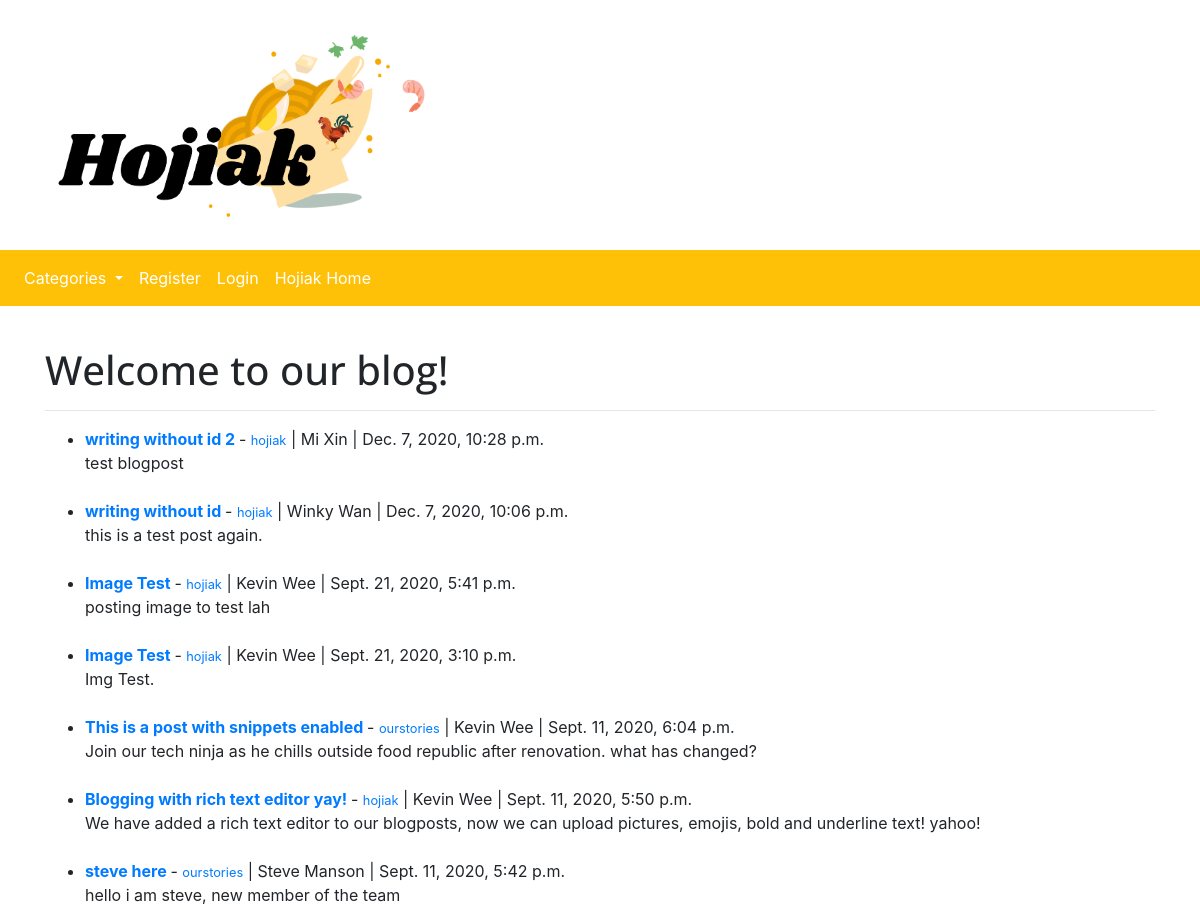
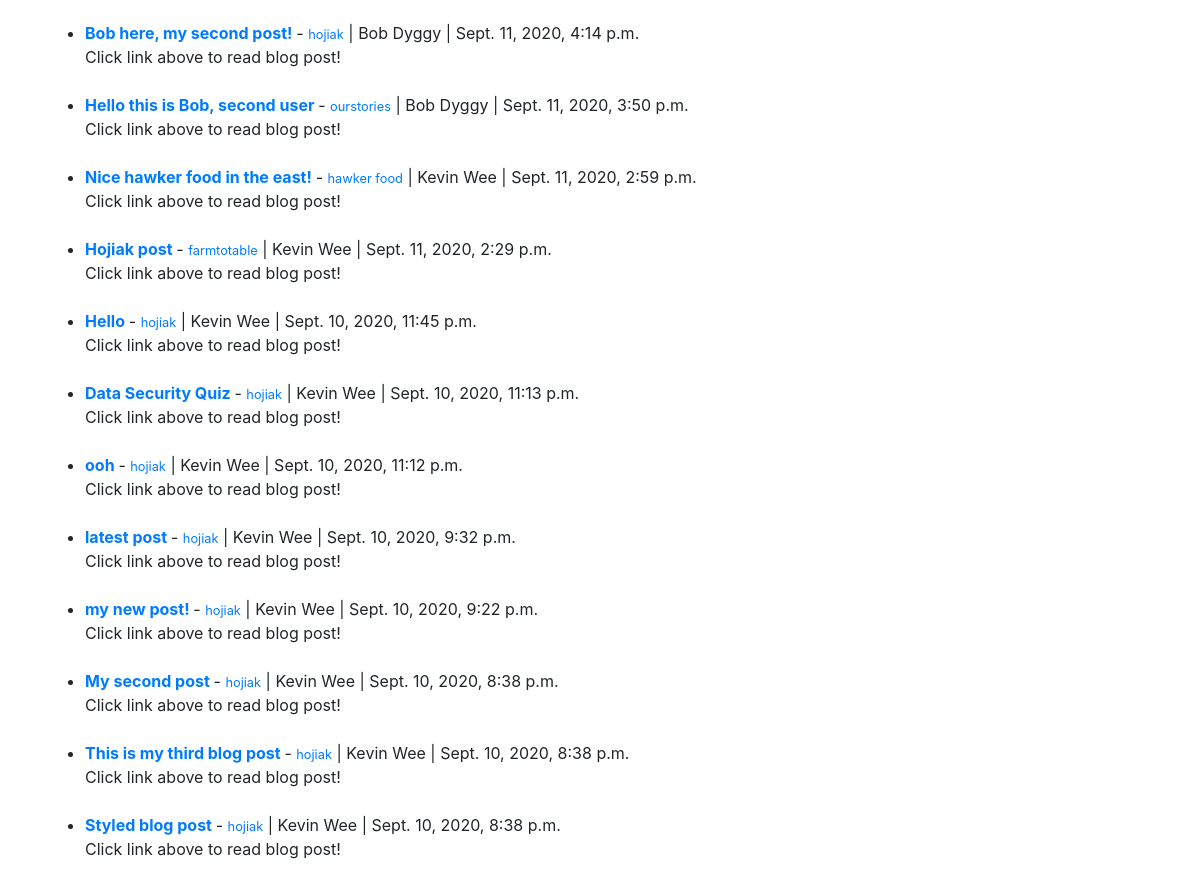
Page /theblog/ on the earlier database version (2 pictures, top to bottom).
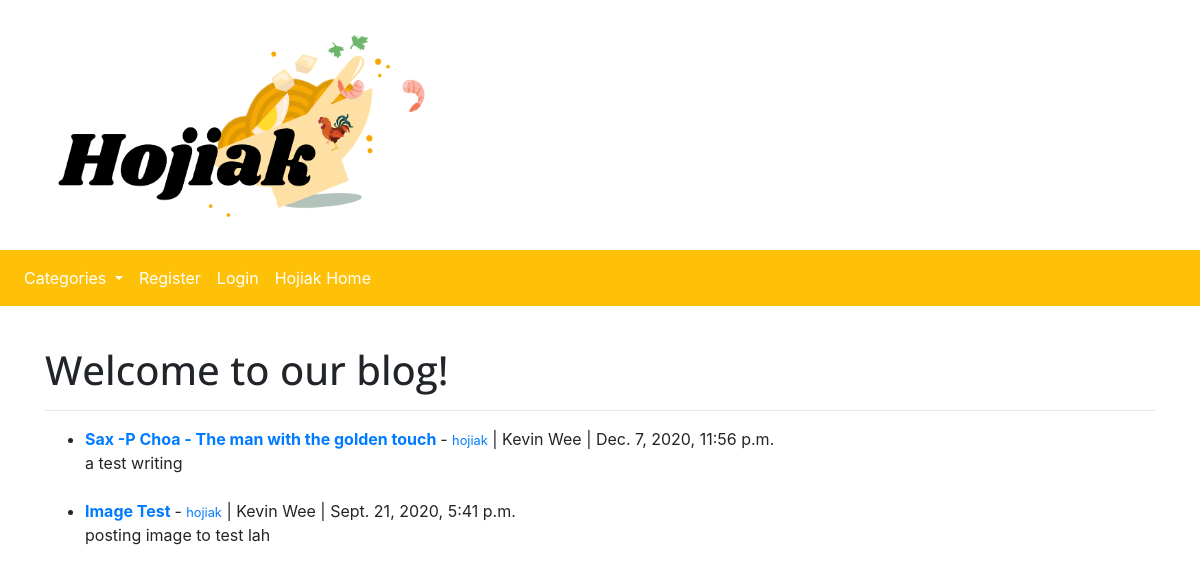
Same page on the later database version.
### theblog/models.py (models this page shows, shortened)
class Post(models.Model):
    title = models.CharField(max_length=255)
    header_image = models.ImageField(null=True, blank=True, upload_to="images/")
    title_tag = models.CharField(max_length=255)
    author = models.ForeignKey(User, on_delete=models.CASCADE)
    body = RichTextField(blank=True, null=True)
    post_date = models.DateTimeField(auto_now_add=True)
    category = models.CharField(max_length=255, default='hojiak')
    snippet = models.CharField(max_length=255)
    likes = models.ManyToManyField(User, related_name='blog_posts')

### theblog/views.py (the view)
# urls.py: path('', HomeView.as_view(), name='homeview'),
class HomeView(ListView):
    model = Post
    template_name = 'homeview.html'
    ordering = ['-post_date']
    def get_context_data(self, *args, **kwargs):
        cat_menu = Category.objects.all()
        context = super(HomeView, self).get_context_data(*args, **kwargs)
        context["cat_menu"] = cat_menu
        return context

### theblog/models.py (called while the page is built)
    def __str__(self):
        return self.name

### theblog/templates/homeview.html (shortened to what this page needs)
{% extends 'base.html' %}
{% block content %}
{% load static %}
<h1> Welcome to our blog! </h1>
<hr>
<ul>
{% for post in object_list %}
   <li> <a href = "{% url 'article-detail' post.pk %}"> <strong> {{ post.title }} </strong> </a> -
   <small> <a href ="{% url 'category' post.category|slugify %}">{{ post.category }}</a></small> |
   {{ post.author.first_name }} {{ post.author.last_name }} |
   {{ post.post_date }}
   <br/>
   {{ post.snippet }}
   </li>
   <br/>
{% endfor %}
</ul>
{% endblock %}

Differences in the rows shown:
removed Post: title "writing without id 2", category "hojiak", author.first_name "Mi", author.last_name "Xin", post_date "Dec. 7, 2020, 10:28 p.m.", snippet "test blogpost"
removed Post: title "writing without id", category "hojiak", author.first_name "Winky", author.last_name "Wan", post_date "Dec. 7, 2020, 10:06 p.m.", snippet "this is a test post again."
removed Post: title "Image Test", category "hojiak", author.first_name "Kevin", author.last_name "Wee", post_date "Sept. 21, 2020, 3:10 p.m.", snippet "Img Test."
removed Post: title "This is a post with snippets enabled", category "ourstories", author.first_name "Kevin", author.last_name "Wee", post_date "Sept. 11, 2020, 6:04 p.m.", snippet "Join our tech ninja as he chills outside food republic after renovation. what has changed?"
removed Post: title "Blogging with rich text editor yay!", category "hojiak", author.first_name "Kevin", author.last_name "Wee", post_date "Sept. 11, 2020, 5:50 p.m.", snippet "We have added a rich text editor to our blogposts, now we can upload pictures, emojis, bold and underline text! yahoo!"
removed Post: title "steve here", category "ourstories", author.first_name "Steve", author.last_name "Manson", post_date "Sept. 11, 2020, 5:42 p.m.", snippet "hello i am steve, new member of the team"
removed Post: title "Bob here, my second post!", category "hojiak", author.first_name "Bob", author.last_name "Dyggy", post_date "Sept. 11, 2020, 4:14 p.m.", snippet "Click link above to read blog post!"
removed Post: title "Hello this is Bob, second user", category "ourstories", author.first_name "Bob", author.last_name "Dyggy", post_date "Sept. 11, 2020, 3:50 p.m.", snippet "Click link above to read blog post!"
removed Post: title "Nice hawker food in the east!", category "hawker food", author.first_name "Kevin", author.last_name "Wee", post_date "Sept. 11, 2020, 2:59 p.m.", snippet "Click link above to read blog post!"
removed Post: title "Hojiak post", category "farmtotable", author.first_name "Kevin", author.last_name "Wee", post_date "Sept. 11, 2020, 2:29 p.m.", snippet "Click link above to read blog post!"
removed Post: title "Hello", category "hojiak", author.first_name "Kevin", author.last_name "Wee", post_date "Sept. 10, 2020, 11:45 p.m.", snippet "Click link above to read blog post!"
removed Post: title "Data Security Quiz", category "hojiak", author.first_name "Kevin", author.last_name "Wee", post_date "Sept. 10, 2020, 11:13 p.m.", snippet "Click link above to read blog post!"
removed Post: title "ooh", category "hojiak", author.first_name "Kevin", author.last_name "Wee", post_date "Sept. 10, 2020, 11:12 p.m.", snippet "Click link above to read blog post!"
removed Post: title "latest post", category "hojiak", author.first_name "Kevin", author.last_name "Wee", post_date "Sept. 10, 2020, 9:32 p.m.", snippet "Click link above to read blog post!"
removed Post: title "my new post!", category "hojiak", author.first_name "Kevin", author.last_name "Wee", post_date "Sept. 10, 2020, 9:22 p.m.", snippet "Click link above to read blog post!"
removed Post: title "My second post", category "hojiak", author.first_name "Kevin", author.last_name "Wee", post_date "Sept. 10, 2020, 8:38 p.m.", snippet "Click link above to read blog post!"
removed Post: title "This is my third blog post", category "hojiak", author.first_name "Kevin", author.last_name "Wee", post_date "Sept. 10, 2020, 8:38 p.m.", snippet "Click link above to read blog post!"
removed Post: title "Styled blog post", category "hojiak", author.first_name "Kevin", author.last_name "Wee", post_date "Sept. 10, 2020, 8:38 p.m.", snippet "Click link above to read blog post!"
added Post: title "Sax -P Choa - The man with the golden touch", category "hojiak", author.first_name "Kevin", author.last_name "Wee", post_date "Dec. 7, 2020, 11:56 p.m.", snippet "a test writing"
